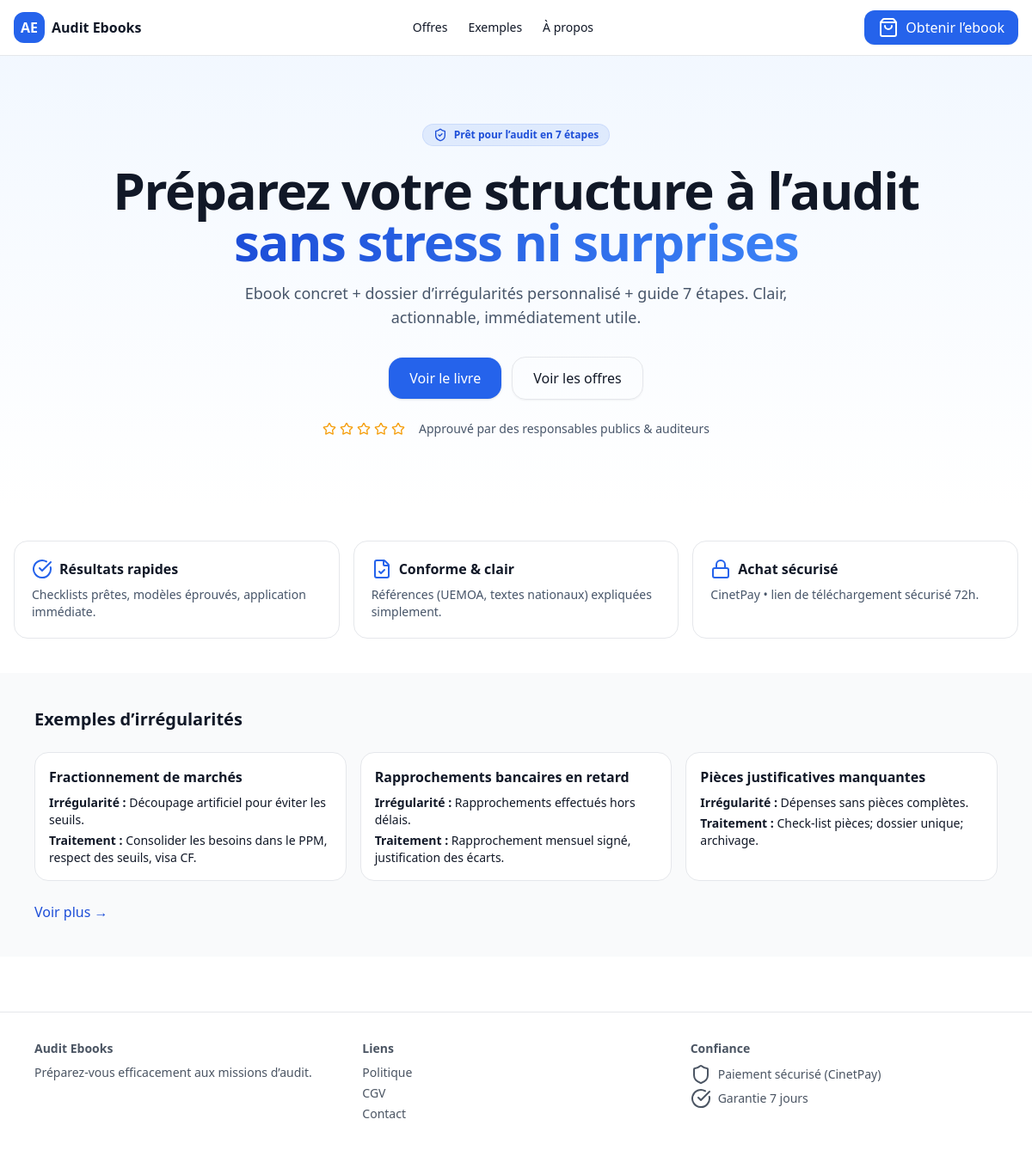
The page / on the database its author committed.
### store/models.py (models this page shows, shortened)
class ExampleSlide(models.Model):
    product = models.ForeignKey(Product, on_delete=models.CASCADE, related_name="examples")
    title = models.CharField(max_length=200)
    irregularity = models.TextField()
    indicators = models.TextField(blank=True)
    legal_ref = models.CharField(max_length=300, blank=True)
    remedy = models.TextField()
    risks = models.TextField(blank=True)
    sample_doc_url = models.URLField(blank=True)
    image = models.ImageField(upload_to="examples/", blank=True, null=True)

### core/views.py (the view)
# urls.py: 2. Add a URL to urlpatterns:  path('', views.home, name='home')
def home(request):
    product = Product.objects.filter(is_published=True).first()
    offers = OfferTier.objects.select_related("product").all()
    examples = ExampleSlide.objects.all()[:3]
    return render(request, "core/home.html", {"product": product, "offers": offers, "examples": examples})

### core/templates/core/home.html (shortened to what this page needs)
{% extends "store/base.html" %}
{% block content %}
<section class="relative overflow-hidden">
  <div class="absolute inset-0 bg-gradient-to-b from-blue-50/80 to-white"></div>
  <div class="relative max-w-7xl mx-auto px-4 py-20 text-center">
    <span class="inline-flex items-center gap-2 text-xs font-semibold px-3 py-1 rounded-full bg-blue-600/10 text-blue-700 ring-1 ring-blue-600/20">
      <i data-lucide="shield-check" class="h-4 w-4"></i> Prêt pour l’audit en 7 étapes
    </span>
    <h1 class="mt-5 text-4xl md:text-6xl font-extrabold tracking-tight">
      Préparez votre structure à l’audit<br>
      <span class="bg-gradient-to-r from-blue-700 to-blue-500 bg-clip-text text-transparent">sans stress ni surprises</span>
    </h1>
    <p class="mt-4 text-lg text-slate-600 max-w-2xl mx-auto">
      Ebook concret + dossier d’irrégularités personnalisé + guide 7 étapes. Clair, actionnable, immédiatement utile.
    </p>
    <div class="mt-8 flex items-center justify-center gap-3">
      {% if product %}<a href="{% url 'store:product_detail' product.slug %}" class="px-6 py-3 rounded-2xl bg-blue-600 text-white shadow hover:shadow-lg transition">Voir le livre</a>{% endif %}
      <a href="{% url 'store:offers' %}" class="px-6 py-3 rounded-2xl border shadow-sm hover:shadow transition">Voir les offres</a>
    </div>
    <div class="mt-6 flex items-center justify-center gap-4 text-sm text-slate-600">
      <div class="flex items-center gap-1">
        <i data-lucide="star" class="h-4 w-4 text-amber-500"></i>
        <i data-lucide="star" class="h-4 w-4 text-amber-500"></i>
        <i data-lucide="star" class="h-4 w-4 text-amber-500"></i>
        <i data-lucide="star" class="h-4 w-4 text-amber-500"></i>
        <i data-lucide="star" class="h-4 w-4 text-amber-500"></i>
      </div>
      <span>Approuvé par des responsables publics & auditeurs</span>
    </div>
  </div>
</section>
<section class="py-10">
  <div class="max-w-7xl mx-auto px-4 grid md:grid-cols-3 gap-4">
    <div class="rounded-2xl border p-5 bg-white/80 hover:shadow-sm transition">
      <div class="flex items-center gap-2 font-semibold"><i data-lucide="check-circle" class="text-blue-600"></i> Résultats rapides</div>
      <p class="mt-2 text-sm text-slate-600">Checklists prêtes, modèles éprouvés, application immédiate.</p>
    </div>
    <div class="rounded-2xl border p-5 bg-white/80 hover:shadow-sm transition">
      <div class="flex items-center gap-2 font-semibold"><i data-lucide="file-check" class="text-blue-600"></i> Conforme & clair</div>
      <p class="mt-2 text-sm text-slate-600">Références (UEMOA, textes nationaux) expliquées simplement.</p>
    </div>
    <div class="rounded-2xl border p-5 bg-white/80 hover:shadow-sm transition">
      <div class="flex items-center gap-2 font-semibold"><i data-lucide="lock" class="text-blue-600"></i> Achat sécurisé</div>
      <p class="mt-2 text-sm text-slate-600">CinetPay • lien de téléchargement sécurisé 72h.</p>
    </div>
  </div>
</section>
<section class="py-10 bg-gray-50">
  <div class="max-w-6xl mx-auto px-4">
    <h2 class="text-xl font-semibold mb-6">Exemples d’irrégularités</h2>
    <div class="grid md:grid-cols-3 gap-4">
      {% for ex in examples %}
      <article class="rounded-2xl border bg-white p-4">
        <h3 class="font-semibold">{{ ex.title }}</h3>
        <p class="text-sm mt-2"><strong>Irrégularité :</strong> {{ ex.irregularity }}</p>
        <p class="text-sm mt-1"><strong>Traitement :</strong> {{ ex.remedy }}</p>
      </article>
      {% endfor %}
    </div>
    <div class="mt-6"><a href="{% url 'store:examples' %}" class="text-blue-700">Voir plus →</a></div>
  </div>
</section>
{% endblock %}

### store/templates/store/base.html (style rules this page uses)
html { font-family:Inter,ui-sans-serif,system-ui,-apple-system,"Segoe UI",Roboto,"Helvetica Neue",Arial,"Noto Sans","Apple Color Emoji","Segoe UI Emoji"; }

### rows shown on the page
ExampleSlide: title "Fractionnement de marchés", irregularity "Découpage artificiel pour éviter les seuils.", remedy "Consolider les besoins dans le PPM, respect des seuils, visa CF."
ExampleSlide: title "Rapprochements bancaires en retard", irregularity "Rapprochements effectués hors délais.", remedy "Rapprochement mensuel signé, justification des écarts."
ExampleSlide: title "Pièces justificatives manquantes", irregularity "Dépenses sans pièces complètes.", remedy "Check-list pièces; dossier unique; archivage."
